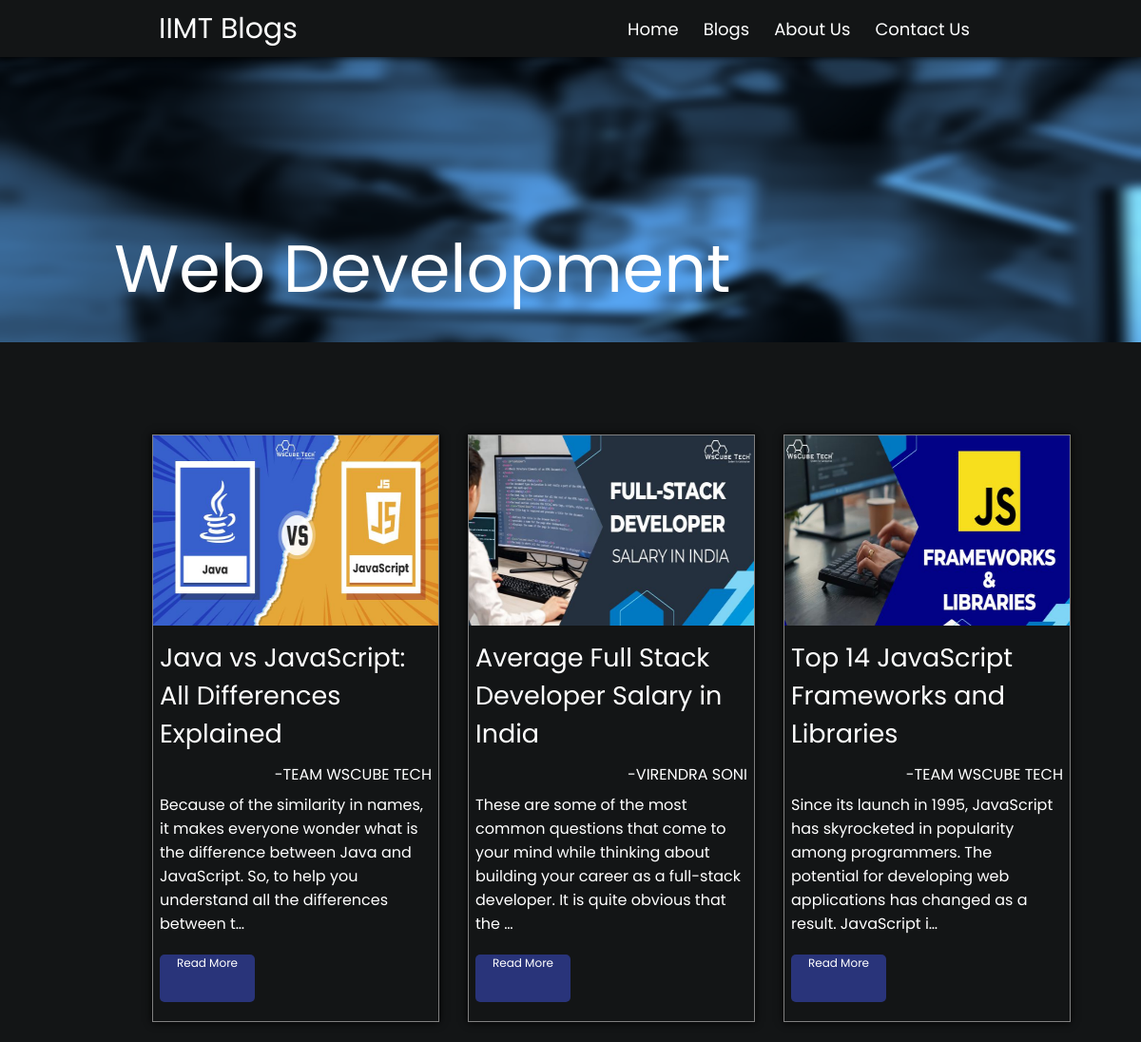
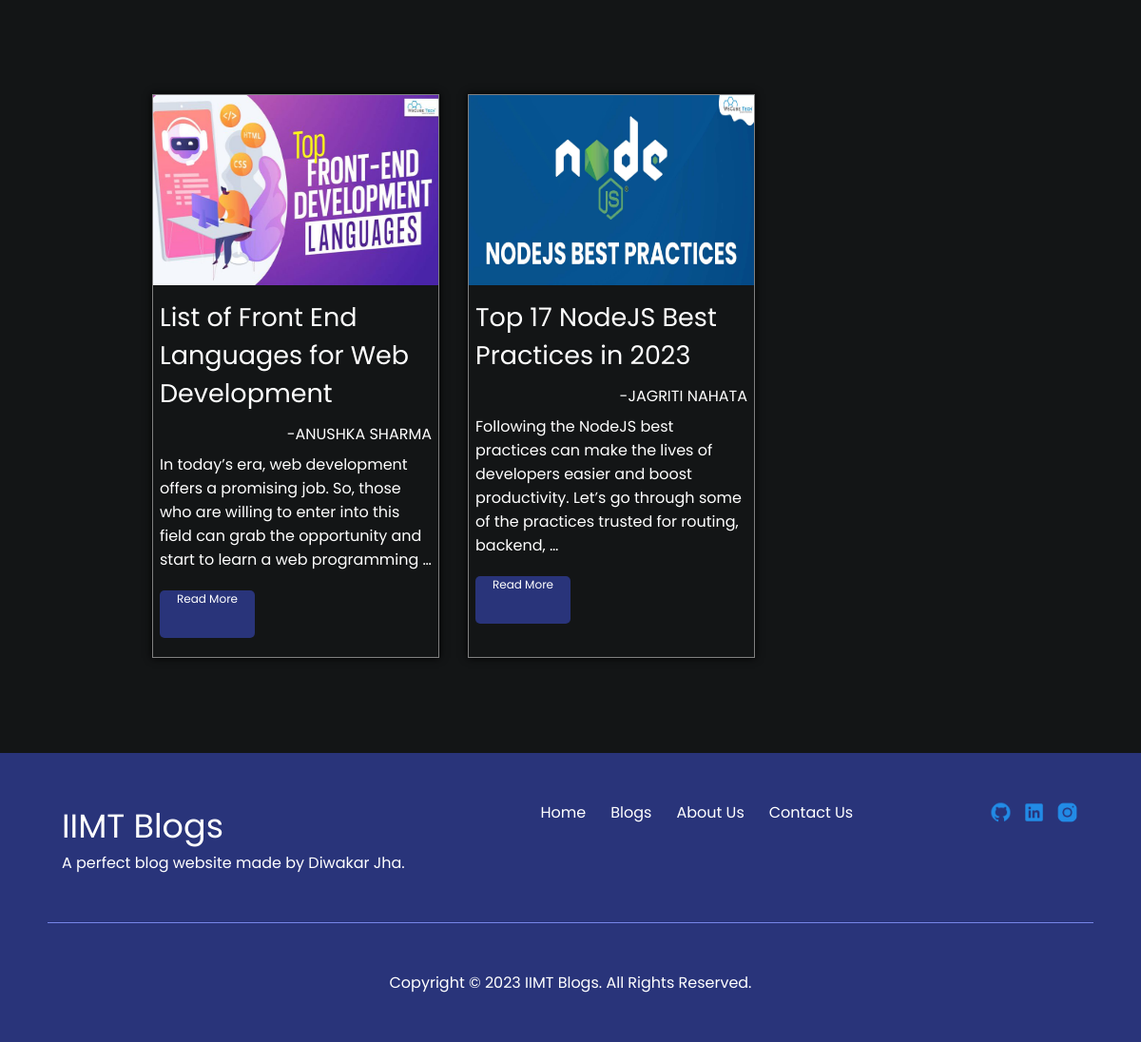
Page /blogs/web-development-blogs/ on the committed database (2 pictures, top to bottom).
### home/models.py (models this page shows, shortened)
class WebBlog(models.Model):
    title = models.CharField(max_length=50)
    author = models.CharField(max_length=50)
    contentBox = models.TextField()
    imageBox = models.ImageField(upload_to="webBlog/", max_length=250, null=True, default=None)

### home/views.py (the view)
# urls.py: path('blogs/web-development-blogs/', views.webBlog, name='webBlog'),
def webBlog(request):
    WebBlogs = WebBlog.objects.all()
    return render(request, 'htmls/webBlog.html', {'WebBlog':WebBlogs, 'titles':'Web Development Blogs - IIMT Blogs'})

### templates/htmls/webBlog.html
{% extends 'htmls/base.html' %}
{% load static %}
{% block webBlog %}
    <main class="mainWebBlogSection">
        <div class="mainWebBlogSectionHeroImage">
            <img src="{% static 'images/webBlogHeroCover.png' %}" alt="">
            <div class="webBlogheroImageContent">
                Web Development
            </div>
        </div>
        <div class="webBlogPostSection">
            {% for obj in WebBlog %}
            <div class="webBlogPostSectionPost1">
                <div class="webBlogPostSectionPost1Image">
                    <img src="/media/{{obj.imageBox}}" alt="">
                </div>
                <div class="webBlogPostSectionPost1Title">
                    {{obj.title}}
                </div>
                <div class="webBlogPostSectionPost1Author">
                    -{{obj.author}}
                </div>
                <div class="webBlogPostSectionPost1Content">
                    {{obj.contentBox|safe|truncatechars:170}}
                </div>
                <div class="webBlogPostSectionPost1Button">
                    <a  href="{% url 'viewBlog' obj.id %}">Read More</a>
                </div>
            </div>
            {% endfor %}
        </div>
    </main>
{% endblock webBlog %}

### templates/htmls/base.html (shortened to what this page needs)
{% load static %}
<!DOCTYPE html>
<html lang="en">
<head>
    <link rel="stylesheet" href="{% static 'styles/style.css' %}">
</head>
<body>
    <header class="headerSection">
        <div class="headerPart1">
            IIMT Blogs
        </div>
        <div class="headerPart2">
            <ul>
                <a href="/"><li>Home</li></a>
                <a href="{% url 'blog' %}"><li>Blogs</li></a>
                <a href="{% url 'about' %}"><li>About Us</li></a>
                <a href="{% url 'contact' %}"><li>Contact Us</li></a>
            </ul>
        </div>
    </header>
    {% block webBlog %}
    {% endblock webBlog %}
    <footer class="footerSection">
        <div class="footerSectionBox">
            <div class="footerPart1">
                <div class="footer1_1">
                    <p>IIMT Blogs</p>
                    A perfect blog website made by Diwakar Jha.
                </div>
                <div class="footer1_2">
                    <ul>
                        <li><a href="/">Home</a></li>
                        <li><a href="{% url 'blog' %}">Blogs</a></li>
                        <li><a href="{% url 'about' %}">About Us</a></li>
                        <li><a href="{% url 'contact' %}">Contact Us</a></li>
                    </ul>
                </div>
                <div class="footer1_3">
                    <div class="footerImageItem1">
                        <a href="https://github.com/iamdkjha" target="_blank"><img src="{% static 'images/github.png' %}" alt="github" width="25px" height="25px"></a>
                    </div>
                    <div class="footerImageItem2">
                        <a href="https://www.linkedin.com/in/iamdkjha07/" target="_blank"><img src="{% static 'images/linkedin.png' %}" alt="linkedin" width="25px" height="25px"></a>
                    </div>
                    <div class="footerImageItem3">
                        <a href="https://www.instagram.com/iamdkjha/" target="_blank"><img src="{% static 'images/insta.png' %}" alt="instagram" width="25px" height="25px"></a>
                    </div>
                </div>
            </div>
            <hr>
            <div class="footerPart2">
                Copyright &#169 2023 IIMT Blogs. All Rights Reserved.
            </div>
        </div>
    </footer>
</body>
</html>

### static/styles/style.css (style rules this page uses)
* { margin: 0; padding: 0; }
body { font-family: 'Poppins', sans-serif; background-color: rgb(19,21,22); min-height: 100vh; display: flex; flex-direction: column; }
.headerSection { height: 60px; background-color: rgb(19,21,22); width: 100%; display: flex; justify-content: space-around; align-items: center; position: fixed; top: 0; -webkit-box-shadow: 0px 0px 8px 0px #000000; -moz-box-shadow: 0px 0px 8px 0px #000000; box-shadow: 0px 0px 8px 0px #000000; z-index: 500; }
.headerPart1 { font-size: 30px; color: white; }
.headerPart2 ul { display: flex; list-style: none; }
.headerPart2 ul a { text-decoration: none; }
.headerPart2 ul li { margin: 0px 13px; font-size: 18px; color: white; }
.mainWebBlogSectionHeroImage img { margin-top: 60px; width: 100%; height: 300px; }
.mainWebBlogSectionHeroImage { position: relative; }
.webBlogheroImageContent { position: absolute; top: 230px; left: 10%; font-size: 70px; font-weight:400; color: rgb(255, 255, 255); }
.webBlogPostSection { margin-left: 130px; margin-top: 70px; color: white; display: flex; flex-direction: row; flex-wrap: wrap; width: 1000px; }
.webBlogPostSectionPost1 { border: 1px solid grey; margin-left: 30px; margin-top: 20px; margin-bottom: 100px; width: 300px; -webkit-box-shadow: 0px 0px 8px 0px #000000; -moz-box-shadow: 0px 0px 8px 0px #000000; box-shadow: 0px 0px 8px 0px #000000; }
.webBlogPostSectionPost1Image img { width: 100%; height: 200px; }
.webBlogPostSectionPost1Title { font-size: 27px; margin: 7px; display: flex; justify-content: center; flex-wrap: wrap; }
.webBlogPostSectionPost1Author { margin-top: 10px; display: flex; flex-direction: row-reverse; font-weight: normal; margin-right: 7px; }
.webBlogPostSectionPost1Content { display: flex; flex-wrap: wrap; margin: 7px; }
.webBlogPostSectionPost1Button a { display: inline-block; text-decoration: none; background-color: rgb(41,52,122); color: white; font-size: 12px; font-weight: normal; border-radius: 5px; height: 50px; width: 100px; text-align: center; justify-content: center; }
.webBlogPostSectionPost1Button { margin-bottom: 20px; margin-top: 20px; display: flex; margin-left: 7px; }
.footerSection { margin-top: auto; height: auto; background-color: rgb(41,52,122); color: white; }
.footerPart1 { display: flex; justify-content: space-around; margin-top: 50px; margin-bottom: 50px; }
.footer1_1 p { font-size: 35px; }
.footer1_2 ul { display: flex; list-style: none; }
.footer1_2 ul li { margin: 0px 13px; color: rgb(255, 255, 255); }
.footer1_2 a { color:white; text-decoration:none; }
.footerPart2 { text-align: center; margin-top: 50px; margin-bottom: 50px; }
.footerSectionBox { display: flex; flex-direction: column; }
.footerSectionBox hr { width: auto; margin: 0px 50px; border: none; height: 1px; background-color: rgb(118, 133, 231); }
.footer1_3 { display: flex; }
.footerImageItem2 { margin-left: 10px; }
.footerImageItem3 { margin-left: 10px; }

### rows in the picture
WebBlog: imageBox (picture), title "Java vs JavaScript: All Differences Explained", author "TEAM WSCUBE TECH", contentBox "Because of the similarity in names, it makes everyone wonder what is the difference between Java and JavaScript. So, to help you understand all the differences between t…"
WebBlog: imageBox (picture), title "Average Full Stack Developer Salary in India", author "VIRENDRA SONI", contentBox "These are some of the most common questions that come to your mind while thinking about building your career as a full-stack developer. It is quite obvious that the …"
WebBlog: imageBox (picture), title "Top 14 JavaScript Frameworks and Libraries", author "TEAM WSCUBE TECH", contentBox "Since its launch in 1995, JavaScript has skyrocketed in popularity among programmers. The potential for developing web applications has changed as a result. JavaScript i…"
WebBlog: imageBox (picture), title "List of Front End Languages for Web Development", author "ANUSHKA SHARMA", contentBox "In today’s era, web development offers a promising job. So, those who are willing to enter into this field can grab the opportunity and start to learn a web programming …"
WebBlog: imageBox (picture), title "Top 17 NodeJS Best Practices in 2023", author "JAGRITI NAHATA", contentBox "Following the NodeJS best practices can make the lives of developers easier and boost productivity. Let’s go through some of the practices trusted for routing, backend, …"
